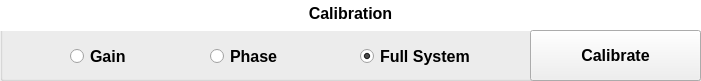
   <widget class="QGroupBox" name="calibrate_group">
    <property name="geometry">
     <rect>
      <x>-40</x>
      <y>830</y>
      <width>701</width>
      <height>81</height>
     </rect>
    </property>
    <property name="title">
     <string/>
    </property>
    <property name="flat">
     <bool>true</bool>
    </property>
    <property name="checkable">
     <bool>false</bool>
    </property>
    <widget class="QTextEdit" name="calibration_label">
     <property name="geometry">
      <rect>
       <x>0</x>
       <y>0</y>
       <width>701</width>
       <height>31</height>
      </rect>
     </property>
     <property name="font">
      <font>
       <pointsize>12</pointsize>
       <weight>75</weight>
       <bold>true</bold>
      </font>
     </property>
     <property name="autoFillBackground">
      <bool>false</bool>
     </property>
     <property name="frameShape">
      <enum>QFrame::NoFrame</enum>
     </property>
     <property name="frameShadow">
      <enum>QFrame::Sunken</enum>
     </property>
     <property name="html">
      <string>&lt;!DOCTYPE HTML PUBLIC &quot;-//W3C//DTD HTML 4.0//EN&quot; &quot;http://www.w3.org/TR/REC-html40/strict.dtd&quot;&gt;
&lt;html&gt;&lt;head&gt;&lt;meta name=&quot;qrichtext&quot; content=&quot;1&quot; /&gt;&lt;style type=&quot;text/css&quot;&gt;
p, li { white-space: pre-wrap; }
&lt;/style&gt;&lt;/head&gt;&lt;body style=&quot; font-family:'MS Shell Dlg 2'; font-size:12pt; font-weight:600; font-style:normal;&quot;&gt;
&lt;p align=&quot;center&quot; style=&quot; margin-top:0px; margin-bottom:0px; margin-left:0px; margin-right:0px; -qt-block-indent:0; text-indent:0px;&quot;&gt;Calibration&lt;/p&gt;&lt;/body&gt;&lt;/html&gt;</string>
     </property>
    </widget>
    <widget class="QRadioButton" name="gain_cal_radio">
     <property name="geometry">
      <rect>
       <x>70</x>
       <y>40</y>
       <width>131</width>
       <height>32</height>
      </rect>
     </property>
     <property name="font">
      <font>
       <pointsize>12</pointsize>
       <weight>75</weight>
       <bold>true</bold>
      </font>
     </property>
     <property name="text">
      <string>Gain</string>
     </property>
     <property name="iconSize">
      <size>
       <width>5</width>
       <height>5</height>
      </size>
     </property>
     <property name="checked">
      <bool>false</bool>
     </property>
     <property name="autoRepeat">
      <bool>true</bool>
     </property>
     <property name="autoExclusive">
      <bool>true</bool>
     </property>
    </widget>
    <widget class="QRadioButton" name="phase_cal_radio">
     <property name="geometry">
      <rect>
       <x>210</x>
       <y>40</y>
       <width>131</width>
       <height>32</height>
      </rect>
     </property>
     <property name="font">
      <font>
       <pointsize>12</pointsize>
       <weight>75</weight>
       <bold>true</bold>
      </font>
     </property>
     <property name="text">
      <string>Phase</string>
     </property>
     <property name="iconSize">
      <size>
       <width>5</width>
       <height>5</height>
      </size>
     </property>
     <property name="autoRepeat">
      <bool>true</bool>
     </property>
     <property name="autoExclusive">
      <bool>true</bool>
     </property>
    </widget>
    <widget class="QRadioButton" name="full_cal_radio">
     <property name="geometry">
      <rect>
       <x>360</x>
       <y>40</y>
       <width>161</width>
       <height>32</height>
      </rect>
     </property>
     <property name="font">
      <font>
       <pointsize>12</pointsize>
       <weight>75</weight>
       <bold>true</bold>
      </font>
     </property>
     <property name="text">
      <string>Full System</string>
     </property>
     <property name="iconSize">
      <size>
       <width>5</width>
       <height>5</height>
      </size>
     </property>
     <property name="checked">
      <bool>true</bool>
     </property>
     <property name="autoRepeat">
      <bool>true</bool>
     </property>
     <property name="autoExclusive">
      <bool>true</bool>
     </property>
    </widget>
    <widget class="QPushButton" name="calibrate_button">
     <property name="geometry">
      <rect>
       <x>530</x>
       <y>30</y>
       <width>171</width>
       <height>51</height>
      </rect>
     </property>
     <property name="font">
      <font>
       <pointsize>12</pointsize>
       <weight>75</weight>
       <bold>true</bold>
      </font>
     </property>
     <property name="text">
      <string>Calibrate</string>
     </property>
    </widget>
   </widget>
